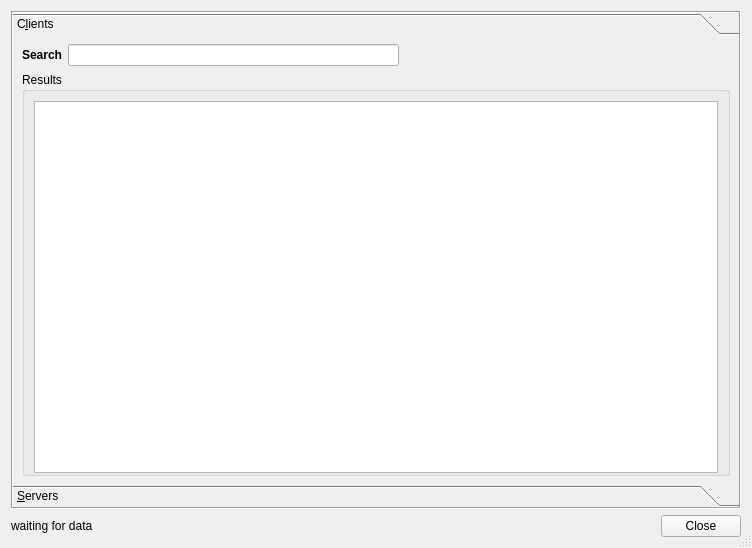
<?xml version="1.0" encoding="UTF-8"?>
<ui version="4.0">
 <class>ListClientsDialog</class>
 <widget class="QDialog" name="ListClientsDialog">
  <property name="geometry">
   <rect>
    <x>0</x>
    <y>0</y>
    <width>752</width>
    <height>548</height>
   </rect>
  </property>
  <property name="windowTitle">
   <string>Clients and servers</string>
  </property>
  <property name="windowIcon">
   <iconset resource="Resources.qrc">
    <normaloff>:/icons/qutescoop.png</normaloff>:/icons/qutescoop.png</iconset>
  </property>
  <property name="sizeGripEnabled">
   <bool>true</bool>
  </property>
  <layout class="QVBoxLayout" name="verticalLayout">
   <item>
    <widget class="QToolBox" name="toolBox">
     <property name="frameShape">
      <enum>QFrame::Box</enum>
     </property>
     <property name="frameShadow">
      <enum>QFrame::Sunken</enum>
     </property>
     <property name="currentIndex">
      <number>0</number>
     </property>
     <property name="tabSpacing">
      <number>0</number>
     </property>
     <widget class="QWidget" name="pageClients">
      <property name="geometry">
       <rect>
        <x>0</x>
        <y>0</y>
        <width>730</width>
        <height>450</height>
       </rect>
      </property>
      <attribute name="label">
       <string>C&amp;lients</string>
      </attribute>
      <layout class="QVBoxLayout" name="verticalLayout_3">
       <item>
        <layout class="QGridLayout" name="gridLayout">
         <item row="0" column="1">
          <widget class="QLineEdit" name="editFilter">
           <property name="toolTip">
            <string>Wildcards (*, ?) and those powerful &quot;Regular Expressions&quot; (search for them on the internet) allowed</string>
           </property>
          </widget>
         </item>
         <item row="0" column="0">
          <widget class="QLabel" name="label">
           <property name="font">
            <font>
             <bold>true</bold>
            </font>
           </property>
           <property name="text">
            <string>Search</string>
           </property>
           <property name="buddy">
            <cstring>editFilter</cstring>
           </property>
          </widget>
         </item>
         <item row="0" column="2">
          <spacer name="horizontalSpacer">
           <property name="orientation">
            <enum>Qt::Horizontal</enum>
           </property>
           <property name="sizeHint" stdset="0">
            <size>
             <width>40</width>
             <height>20</height>
            </size>
           </property>
          </spacer>
         </item>
        </layout>
       </item>
       <item>
        <widget class="QGroupBox" name="boxResults">
         <property name="title">
          <string>Results</string>
         </property>
         <layout class="QVBoxLayout" name="verticalLayout_2">
          <property name="bottomMargin">
           <number>0</number>
          </property>
          <item>
           <widget class="QTreeView" name="treeListClients">
            <property name="toolTip">
             <string>Lists all connected Clients for the selected network</string>
            </property>
            <property name="editTriggers">
             <set>QAbstractItemView::NoEditTriggers</set>
            </property>
            <property name="rootIsDecorated">
             <bool>false</bool>
            </property>
            <property name="uniformRowHeights">
             <bool>true</bool>
            </property>
            <property name="itemsExpandable">
             <bool>false</bool>
            </property>
            <property name="sortingEnabled">
             <bool>true</bool>
            </property>
            <property name="allColumnsShowFocus">
             <bool>true</bool>
            </property>
            <property name="expandsOnDoubleClick">
             <bool>false</bool>
            </property>
           </widget>
          </item>
         </layout>
        </widget>
       </item>
      </layout>
     </widget>
     <widget class="QWidget" name="pageServers">
      <property name="geometry">
       <rect>
        <x>0</x>
        <y>0</y>
        <width>730</width>
        <height>450</height>
       </rect>
      </property>
      <attribute name="label">
       <string>&amp;Servers</string>
      </attribute>
      <layout class="QVBoxLayout" name="verticalLayout_4">
       <item>
        <layout class="QHBoxLayout" name="horizontalLayout_2">
         <item>
          <widget class="QPushButton" name="pbPingServers">
           <property name="toolTip">
            <string>Find the &quot;ping&quot; to the server, that is the time (in milliseconds) a packet needs to travel between you and the server. This is also called &quot;network lag&quot;</string>
           </property>
           <property name="text">
            <string>&amp;ping servers</string>
           </property>
          </widget>
         </item>
         <item>
          <spacer name="horizontalSpacer_2">
           <property name="orientation">
            <enum>Qt::Horizontal</enum>
           </property>
           <property name="sizeHint" stdset="0">
            <size>
             <width>40</width>
             <height>20</height>
            </size>
           </property>
          </spacer>
         </item>
        </layout>
       </item>
       <item>
        <widget class="QTableWidget" name="serversTable">
         <property name="toolTip">
          <string>Lists all servers that have been announced in Whazzup</string>
         </property>
         <property name="editTriggers">
          <set>QAbstractItemView::NoEditTriggers</set>
         </property>
         <property name="selectionMode">
          <enum>QAbstractItemView::SingleSelection</enum>
         </property>
         <property name="selectionBehavior">
          <enum>QAbstractItemView::SelectRows</enum>
         </property>
         <property name="verticalScrollMode">
          <enum>QAbstractItemView::ScrollPerPixel</enum>
         </property>
         <property name="horizontalScrollMode">
          <enum>QAbstractItemView::ScrollPerPixel</enum>
         </property>
         <property name="showGrid">
          <bool>false</bool>
         </property>
         <property name="sortingEnabled">
          <bool>false</bool>
         </property>
         <property name="cornerButtonEnabled">
          <bool>false</bool>
         </property>
         <attribute name="verticalHeaderVisible">
          <bool>false</bool>
         </attribute>
        </widget>
       </item>
      </layout>
     </widget>
    </widget>
   </item>
   <item>
    <layout class="QHBoxLayout" name="horizontalLayout">
     <item>
      <widget class="QLabel" name="lblStatusInfo">
       <property name="text">
        <string>waiting for data</string>
       </property>
      </widget>
     </item>
     <item>
      <spacer name="horizontalSpacer_3">
       <property name="orientation">
        <enum>Qt::Horizontal</enum>
       </property>
       <property name="sizeHint" stdset="0">
        <size>
         <width>40</width>
         <height>20</height>
        </size>
       </property>
      </spacer>
     </item>
     <item>
      <widget class="QDialogButtonBox" name="buttonBox">
       <property name="standardButtons">
        <set>QDialogButtonBox::Close</set>
       </property>
      </widget>
     </item>
    </layout>
   </item>
  </layout>
 </widget>
 <resources>
  <include location="Resources.qrc"/>
 </resources>
 <connections>
  <connection>
   <sender>buttonBox</sender>
   <signal>clicked(QAbstractButton*)</signal>
   <receiver>ListClientsDialog</receiver>
   <slot>close()</slot>
   <hints>
    <hint type="sourcelabel">
     <x>557</x>
     <y>439</y>
    </hint>
    <hint type="destinationlabel">
     <x>602</x>
     <y>392</y>
    </hint>
   </hints>
  </connection>
 </connections>
</ui>
